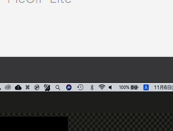
#> input picture test.png, 173 x 131 px
$ python correct_pixel_value_arg.py test.png 1.0
#> lines starting #> are read from the running program, lines starting #| are printed output that depends on the picture; long printed decimals are rounded
import cv2, matplotlib
import numpy as np
import matplotlib.pyplot as plt
plt.style.use('seaborn-white')
import sys
args = sys.argv

plt.style.use('seaborn-white')

from matplotlib import cycler
colors = cycler('color', ['#EE6666', '#3388BB', '#9988DD', '#EECC55', '#88BB44', '#FFBBBB'])
plt.rc('axes', facecolor='#E6E6E6', edgecolor='none', axisbelow=True, grid=False, prop_cycle=colors)
plt.rc('grid', color='w', linestyle='solid')
plt.rc('patch', edgecolor='#E6E6E6')
plt.rc('lines', linewidth=2)


# -----------------------------
# ----- Placement setting -----
# -----------------------------
fig, ax = plt.subplots(3, figsize=(8, 8)) # figsize(width, height)
ax[0] = plt.subplot2grid((2,2), (0,0))
ax[1] = plt.subplot2grid((2,2), (0,1))
ax[2] = plt.subplot2grid((2,2), (1,0), colspan=2)


# ----------------------------
# ----- Read input image -----
# ----------------------------
def read_img(_img_name):
  # read input image
#> called with _img_name = 'test.png'
  img_BGR = cv2.imread(_img_name)
#> img_BGR is the input picture: shape (131, 173, 3); mean B, G, R 136.3, 135.5, 135.6

  # convert color (BGR → RGB)
  img_RGB = cv2.cvtColor(img_BGR, cv2.COLOR_BGR2RGB)

  return img_RGB


# -----------------------
# ----- Pre-Process -----
# -----------------------
# Read input image
img_in_RGB = read_img(args[1])

# correct parameter
param = float(args[2])

# [11 lines of commented-out code are left out]
def correct_pixel_value(_rgb_img, _param):
#> called with _param = 1
  corrected_img_RGB = np.empty((_rgb_img.shape[0], _rgb_img.shape[1], 3), dtype=np.uint8)
  corrected_img_RGB[:, :, 0] = cv2.multiply(_rgb_img[:, :, 0], _param)
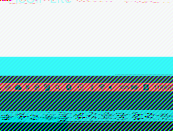
#> corrected_img_RGB: shape (131, 173, 3); mean R, G, B 135.6, 193.7, 193.7
  corrected_img_RGB[:, :, 1] = cv2.multiply(_rgb_img[:, :, 1], _param)
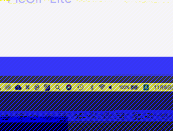
#> corrected_img_RGB: shape (131, 173, 3); mean R, G, B 135.6, 135.5, 193.7
  corrected_img_RGB[:, :, 2] = cv2.multiply(_rgb_img[:, :, 2], _param)

  return corrected_img_RGB

img_out_RGB = correct_pixel_value(img_in_RGB, param)
# print('R Max:',np.max(img_out_RGB[:, :, 0]),' Min:',np.min(img_out_RGB[:, :, 0]))
# print('G Max:',np.max(img_out_RGB[:, :, 1]),' Min:',np.min(img_out_RGB[:, :, 1]))
# print('B Max:',np.max(img_out_RGB[:, :, 2]),' Min:',np.min(img_out_RGB[:, :, 2]))
# print("\n")


# -------------------------------
# ----- Convert RGB to Gray -----
# -------------------------------
img_in_gray = cv2.cvtColor(img_in_RGB, cv2.COLOR_RGB2GRAY)
img_out_gray = cv2.cvtColor(img_out_RGB, cv2.COLOR_RGB2GRAY)

# exclude pixel value == 0
img_in_gray_nonzero = img_in_gray[img_in_gray > 0]
img_out_gray_nonzero = img_out_gray[img_out_gray > 0]


# -----------------------------------------------
# ----- Get statistical data of pixel value -----
# -----------------------------------------------
def get_data_of_pixel_value(_pixel_values):
    print("===== Statistical Data of Pixel Values =====")
    print("> Max    : ", np.max(_pixel_values))
#| > Max    :  244
    print("> Min    : ", np.min(_pixel_values))
#| > Min    :  1
    print("> Mean   : ", np.mean(_pixel_values))
#| > Mean   :  141.303
    #print("> Median : ", np.median(_pixel_values))
    print("\n")

    return

get_data_of_pixel_value(img_in_gray_nonzero)
get_data_of_pixel_value(img_out_gray_nonzero)
#| > Max    :  244
#| > Min    :  1
#| > Mean   :  141.303


# -----------------------
# ----- Show images -----
# -----------------------
def show_img(_i, _img, _img_name):
  # image title
  ax[_i].set_title(_img_name)

  # show image
  ax[_i].imshow(_img)

  return

show_img(0, img_in_RGB,  "Input Image")
show_img(1, img_out_RGB, "Corrected Image")


# -------------------------------
# ----- Convert RGB to Gray -----
# -------------------------------
img_in_gray  = cv2.cvtColor(img_in_RGB,  cv2.COLOR_RGB2GRAY)
img_out_gray = cv2.cvtColor(img_out_RGB, cv2.COLOR_RGB2GRAY)
img_in_gray_nonzero = img_in_gray[img_in_gray>0]
img_out_gray_nonzero = img_out_gray[img_out_gray>0]


# --------------------------------------------------------
# ----- Compare two histograms of Input/Output image -----
# --------------------------------------------------------
# plot
ax[2].set_title("Comparative Histogram")
ax[2].hist(img_in_gray_nonzero.ravel(),  bins=50, color='red',  alpha=0.4, label=" Input Image")
ax[2].hist(img_out_gray_nonzero.ravel(), bins=50, color='blue', alpha=0.4, label=" Corrected Image")
ax[2].set_xlabel("Pixel value")
ax[2].set_ylabel("Number of pixels")
ax[2].legend()
ax[2].set_xlim([-5, 260])
#ax[2].set_ylim([0, 15000])
plt.show()
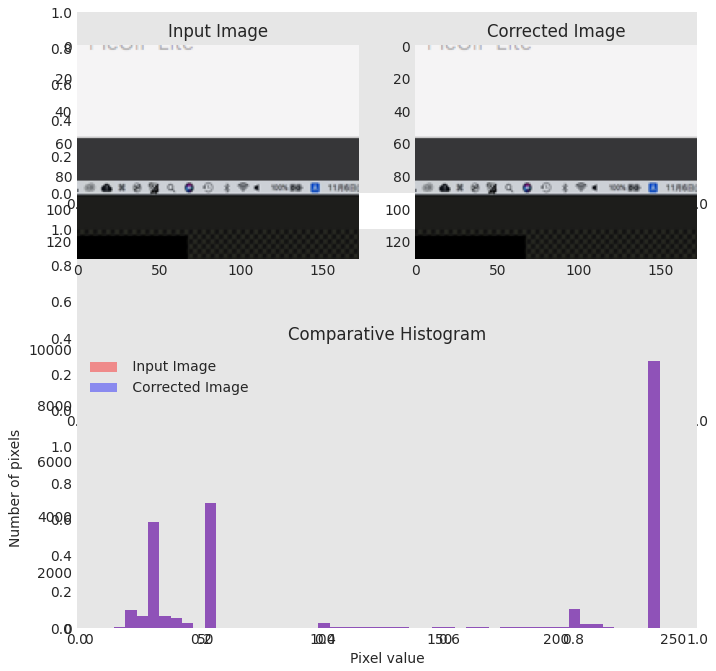
#> figure drawn by matplotlib, 3 panels; panel 3: tallest bar 9585 high, from x = 239.1 to 244; panel 3: tallest bar 9585 high, from x = 239.1 to 244


# ----------------------
# ----- Save image -----
# ----------------------
img_out_BGR = cv2.cvtColor(img_out_RGB, cv2.COLOR_RGB2BGR)
cv2.imwrite('images/out.bmp', img_out_BGR)
